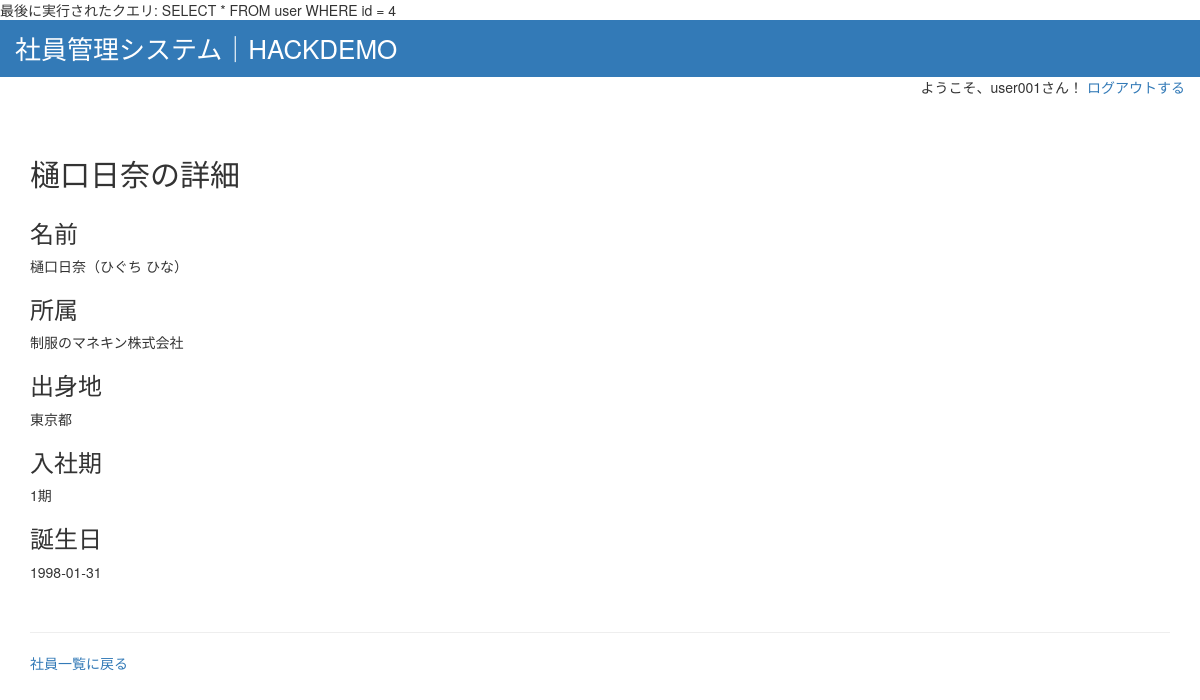
The page /show.php?userid=4 (signed in) on the database its author committed.
### tables this page shows
CREATE TABLE IF NOT EXISTS `user` (
  `ID` int(11) NOT NULL AUTO_INCREMENT,
  `name` varchar(255) NOT NULL,
  `hiragana` varchar(255),
  `birthplace` varchar(255),
  `grade` varchar(255),
  `birthday` date,
  `company` varchar(255) NOT NULL,
  PRIMARY KEY (`ID`)
);

### assets/models/users.php (called while the page is built, shortened)
<?php
require_once __DIR__.'/appModel.php';
class Users extends AppModel
{
    public static function get($id)
    {
        $sql = "SELECT * FROM user WHERE id = $id";
        return self::db()->query($sql);
    }
}

### assets/models/appModel.php (called while the page is built)
<?php
class AppModel
{
    protected static function db()
    {
        return new mysqli('localhost', 'root', 'root', 'hackdemo');
    }
}

### show.php (the view, shortened to what this page needs)
<?php
require_once __DIR__ . '/assets/models/users.php';
$userid = filter_input(INPUT_GET, 'userid');
$user = Users::get($userid)->fetch_assoc();
include __DIR__ . '/assets/templates/header.php';
?>
<div class="container">
    <div class="row">
        <div class="col-lg-12">
            <h2><?= $user['name'] ?>の詳細</h2>
        </div>
        <div class="col-lg-12 mb-30">
            <h3>名前</h3>
            <p><?= $user['name'] . "（" . $user['hiragana'] . "）"; ?></p>
            <h3>所属</h3>
            <?= $user['company']; ?>
            <h3>出身地</h3>
            <?= $user['birthplace']; ?>
            <h3>入社期</h3>
            <?= $user['grade']; ?>
            <h3>誕生日</h3>
            <?= $user['birthday']; ?>
        </div>
        <div class="col-lg-12">
            <hr>
            <a href="index.php">社員一覧に戻る</a>
        </div>
    </div>
</div>

### assets/styles/style.css (style rules this page uses)
.mb-30 { margin-bottom: 30px; }

### rows shown on the page
user: name "樋口日奈", hiragana "ひぐち ひな", company "制服のマネキン株式会社", birthplace "東京都", grade "1期", birthday "1998-01-31"

### other values the page prints
$_SESSION['latest_sql'] "SELECT * FROM user WHERE id = 4"
$_SESSION['username'] "user001"
